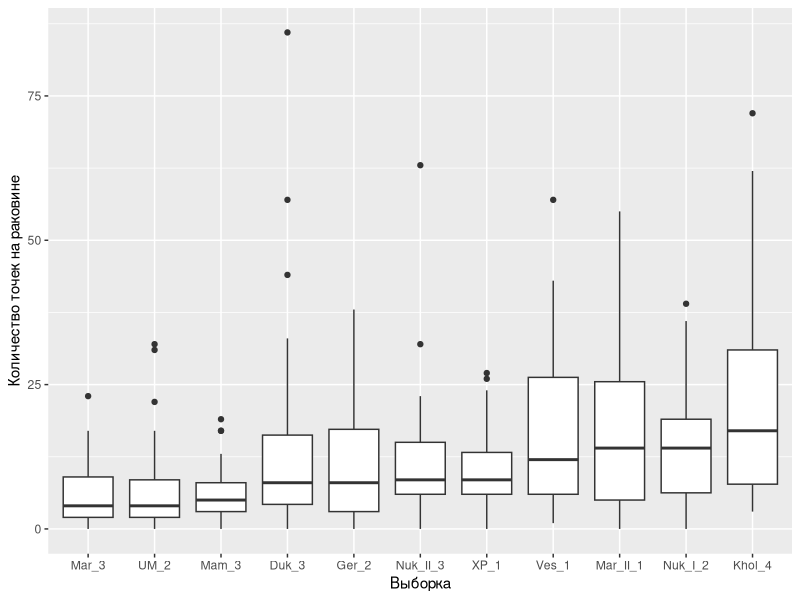

Reproduce this figure in R.
## ---- chunk 1
library(knitr)
library(dplyr)
library(ggplot2)


opts_chunk$set(echo = F, message = F)
## ---- chunk 2
myt <- read.table("Data/Magadan_mussels_ecology2.txt", sep = "\t", header = T)

myt$L <- as.numeric(myt$L )
## ---- chunk 3

library(tidyverse)

myt2 <- myt %>% filter(!is.na(ID)) %>% filter(Sample != "Random_sample")

myt2 <- myt2 %>% mutate(Sample2 = reorder(Sample, N_dots, median))

ggplot(myt2, aes(x = Sample2, y = N_dots )) + geom_boxplot() + labs(x = "Выборка", y = "Количество точек на раковине")

